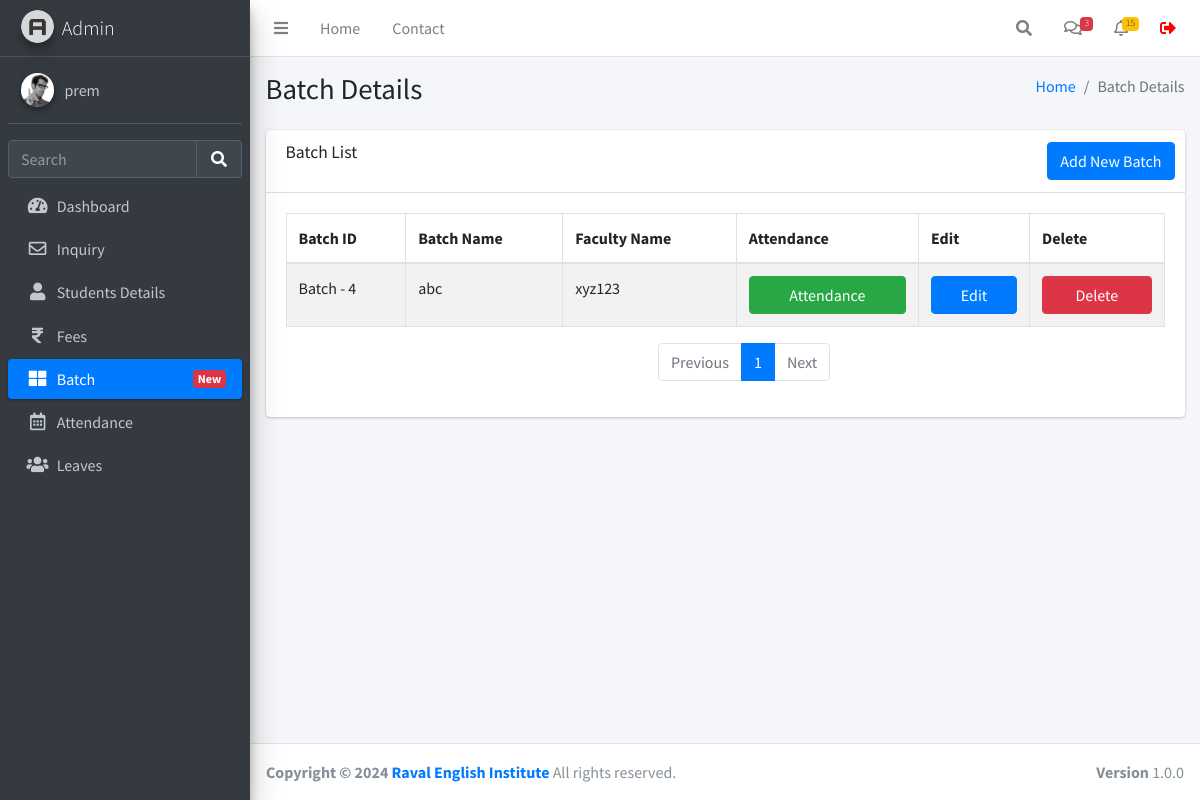
The app's page /batch.php (signed in), older data.
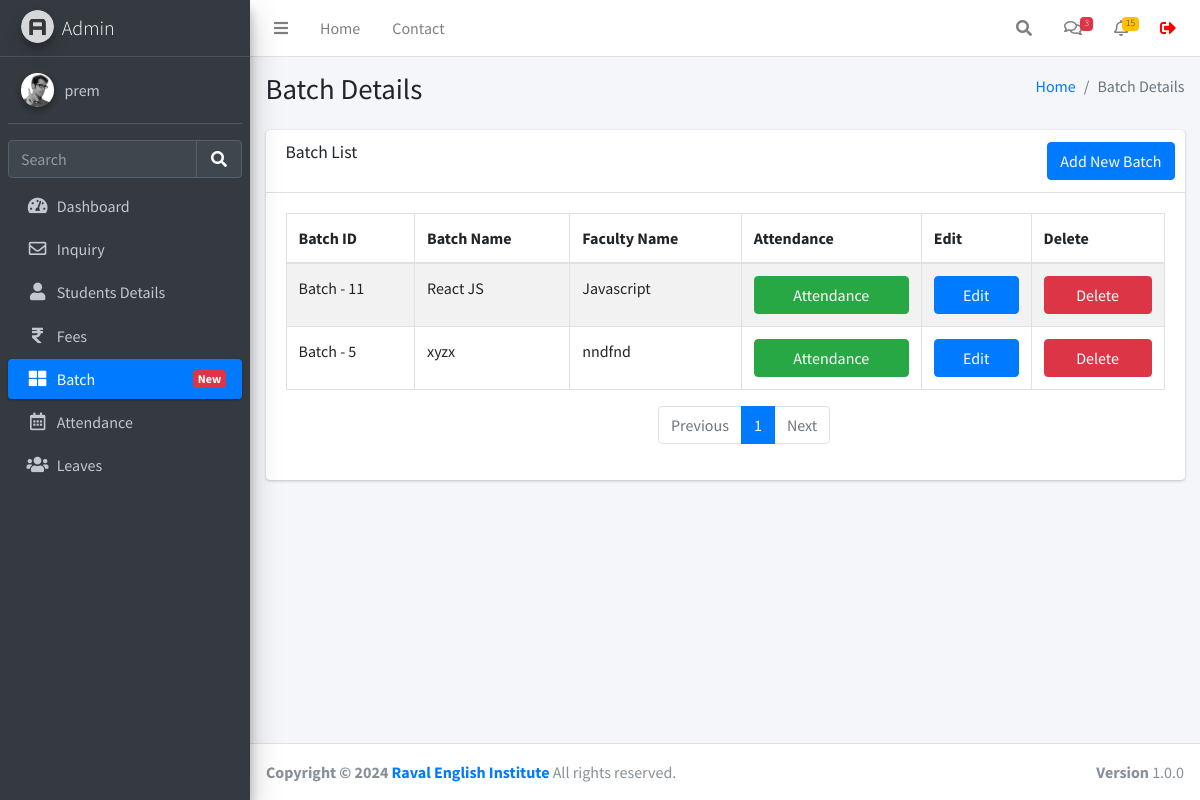
The same page, newer data.
### tables this page shows
CREATE TABLE `batch_table` (
  `id` int(11) NOT NULL,
  `name` varchar(255) NOT NULL,
  `timestamp` timestamp NOT NULL DEFAULT current_timestamp() ON UPDATE current_timestamp(),
  `FacultyName` varchar(255) NOT NULL
);

### batch.php (the view, shortened to what the changed rows need)
<!DOCTYPE html>
<html lang="en">
<head>
</head>
<?php include ('./header.php'); ?>
<div class="content-wrapper">
  <div class="content-header">
    <div class="container-fluid">
      <div class="row mb-2">
        <div class="col-sm-6">
          <h1 class="m-0">Batch Details</h1>
        </div>
      </div>
    </div>
  </div>
  <section class="content">
    <div class="container-fluid">
      <div class="row">
        <div class="col-12">
          <div class="card">
            <div class="card-body">
              <div class="table-responsive">
                <table id="example1" class="table table-bordered table-striped">
                  <thead>
                    <tr>
                      <th>Batch ID</th>
                      <th>Batch Name</th>
                      <th>Faculty Name</th>
                      <th>Attendance</th>
                      <th>Edit</th>
                      <th>Delete</th>
                    </tr>
                  </thead>
                  <tbody>
                    <?php
                    $query = $db->query("SELECT * FROM batch_table");
                    while ($row = $query->fetch(PDO::FETCH_ASSOC)) {
                      echo "<tr>";
                      echo "<td>Batch - " . $row['id'] . "</td>";
                      echo "<td>" . $row['name'] . "</td>";
                      echo "<td>" . $row['FacultyName'] . "</td>";
                      echo "<td><a href='attendanceform.php?id=" . $row['id'] . "' class='btn btn-success col-md-12'>Attendance</a></td>";
                      echo "<td><a href='editbatch.php?id=" . $row['id'] . "' class='btn btn-primary col-md-12'>Edit</a></td>";
                      echo "<td><a href='deletebatch.php?id=" . $row['id'] . "' class='btn btn-danger col-md-12' onclick='return confirm(\"Are you sure you want to delete this batch?\");'>Delete</a></td>";
                      echo "</tr>";
                    }
                    ?>
                  </tbody>
                </table>
              </div>
            </div>
          </div>
        </div>
      </div>
    </div>
  </section>
</div>
<?php include ('./footer.php'); ?>

### header.php (shortened to what the changed rows need)
<!DOCTYPE html>
<html lang="en">
<head>
  <link rel="stylesheet" href="./plugins/fontawesome-free/css/all.min.css">
  <link rel="stylesheet" href="https://code.ionicframework.com/ionicons/2.0.1/css/ionicons.min.css">
  <link rel="stylesheet" href="./plugins/icheck-bootstrap/icheck-bootstrap.min.css">
  <link rel="stylesheet" href="./asset/css/adminlte.min.css">
</head>
<body class="hold-transition sidebar-mini layout-fixed">
<div class="wrapper">
  <aside class="main-sidebar sidebar-dark-primary elevation-4">
    <a href="./dashboard.php" class="brand-link">
      <img src="./asset/img/AdminLTELogo.png" alt="AdminLTE Logo" class="brand-image img-circle elevation-3" style="opacity: .8">
      <span class="brand-text font-weight-light">Admin</span>
    </a>
  </aside>

Row changes from the older to the newer data that the page shows:
removed batch_table: id "4", name "abc", FacultyName "xyz123"
added batch_table: id "5", name "xyzx", FacultyName "nndfnd"
added batch_table: id "11", name "React JS", FacultyName "Javascript"
